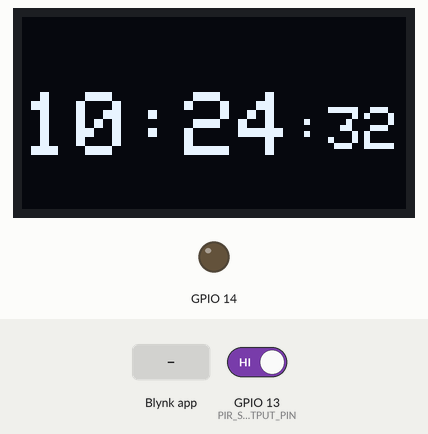
Bench run of a sketch on a simulated ESP32. Shown: 128×64 one-colour display, output pins drawn as LEDs (lit = HIGH). The test bench sets the inputs (shaded band); at power-on: GPIO 13 (PIR_SENSOR_OUTPUT_PIN) HIGH. WiFi joins after 1.5 s; servers stay silent unless stated; the local clock reads 2024-03-15 10:24:30 at power-on unless the sketch sets it; what the sketch prints to the serial monitor is not drawn.

Above: at 3.5 s.
3.6 s: Blynk app writes 1 to V0
At 5.9 s:
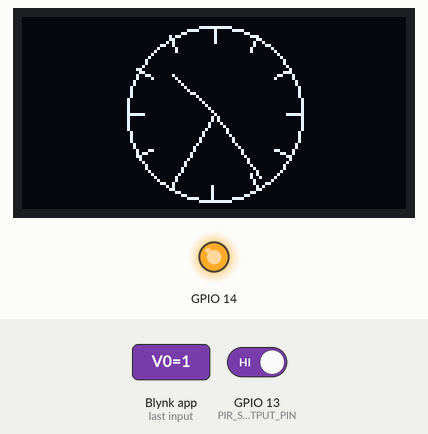
10.9 s: GPIO 13 (PIR_SENSOR_OUTPUT_PIN) driven LOW
16.9 s: Blynk app writes 0 to V0
At 18.6 s:
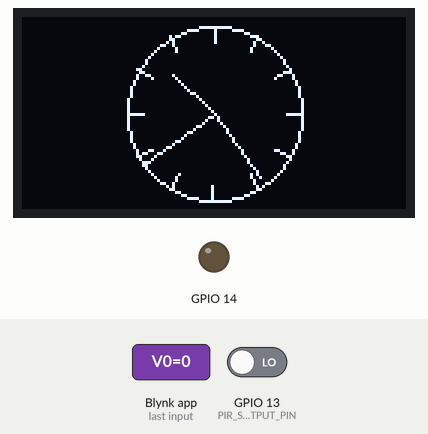
20.7 s: GPIO 13 (PIR_SENSOR_OUTPUT_PIN) driven HIGH
At 22.9 s:
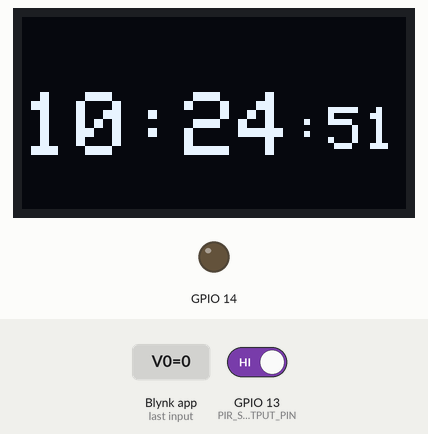
Timing chart, 0 to 24.4 s (numbered marks = the images above; inputs shaded):
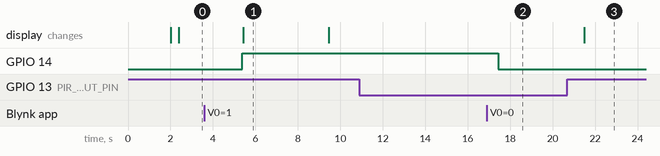

The sketch:

IOTproject.ino
```cpp
// (licence header left out)
/* Fill in information from your Blynk Template here */
/* Read more: https://bit.ly/BlynkInject */
//#define BLYNK_TEMPLATE_ID           "TMPxxxxxx"
//#define BLYNK_TEMPLATE_NAME         "Device"
#define BLYNK_TEMPLATE_ID "TMPL5Lem6opHn"
#define BLYNK_TEMPLATE_NAME "Device"

#define BLYNK_FIRMWARE_VERSION "0.1.0"

#define BLYNK_PRINT Serial
//#define BLYNK_DEBUG

#define APP_DEBUG

// Uncomment your board, or configure a custom board in Settings.h
//#define USE_ESP32_DEV_MODULE
//#define USE_ESP32C3_DEV_MODULE
//#define USE_ESP32S2_DEV_KIT
//#define USE_WROVER_BOARD
//#define USE_TTGO_T7
//#define USE_TTGO_T_OI

#include "BlynkEdgent.h"

//Libraries for the watch and sensor
#include <SPI.h>
#include <Wire.h>
#include <Adafruit_GFX.h>
#include <Adafruit_SSD1306.h>

#include <Arduino.h>
#ifdef ESP32
#include <WiFi.h>
#else
#include <ESP8266WiFi.h>
#endif
#include <time.h>

//Screen settings
#define SCREEN_WIDTH 128
#define SCREEN_HEIGHT 64

#define OLED_MOSI 23
#define OLED_CLK 18
#define OLED_DC 16
#define OLED_CS 5
#define OLED_RESET 17

//Connection for screen
Adafruit_SSD1306 display(SCREEN_WIDTH, SCREEN_HEIGHT,
                         OLED_MOSI, OLED_CLK, OLED_DC, OLED_RESET, OLED_CS);

//Wi-Fi Credentials

const char* ssid = "NOWF96GS";
const char* password = "9HUE55KGxxmr";

int GMTOffset = 0;       //Replace with your GMT Offset in seconds
int daylightOffset = 0;  //Replace with your daylight savings offset in

const unsigned char electronicshub_logo[] PROGMEM = {
  0x00, 0x00, 0x00, 0x00, 0x00, 0x00, 0x00, 0x00, 0x00, 0x00, 0x00, 0x00, 0x00, 0x00, 0x00, 0x00,
  0x00, 0x00, 0x00, 0x00, 0x00, 0x00, 0x00, 0x00, 0x00, 0x00, 0x00, 0x00, 0x00, 0x00, 0x00, 0x00,
  0x00, 0x00, 0x00, 0x00, 0x00, 0x00, 0x00, 0x00, 0x00, 0x00, 0x00, 0x00, 0x00, 0x00, 0x00, 0x00,
  0x00, 0x00, 0x00, 0x00, 0x00, 0x00, 0x00, 0x00, 0x00, 0x00, 0x00, 0x00, 0x00, 0x00, 0x00, 0x00,
  0x00, 0x00, 0x00, 0x00, 0x00, 0x00, 0x00, 0x00, 0x00, 0x00, 0x00, 0x00, 0x00, 0x00, 0x00, 0x00,
  0x00, 0x00, 0x00, 0x00, 0x00, 0x00, 0x00, 0x00, 0x00, 0x00, 0x00, 0x00, 0x00, 0x00, 0x00, 0x00,
  0x00, 0x00, 0x00, 0x00, 0x00, 0x00, 0x00, 0x00, 0x00, 0x00, 0x00, 0x00, 0x00, 0x00, 0x00, 0x00,
  0x00, 0x00, 0x00, 0x00, 0x00, 0x00, 0x00, 0x00, 0x00, 0x00, 0x00, 0x00, 0x00, 0x00, 0x00, 0x00,
  0x00, 0x00, 0x00, 0x00, 0x00, 0x00, 0x00, 0x00, 0x00, 0x00, 0x00, 0x00, 0x00, 0x00, 0x00, 0x00,
  0x00, 0x00, 0x00, 0x00, 0x00, 0x00, 0x00, 0x00, 0x00, 0x00, 0x00, 0x00, 0x00, 0x00, 0x00, 0x00,
  0x00, 0x00, 0x00, 0x00, 0x00, 0x00, 0x00, 0x00, 0x00, 0x00, 0x00, 0x00, 0x00, 0x00, 0x00, 0x00,
  0x00, 0x00, 0x00, 0x00, 0x00, 0x00, 0x00, 0x00, 0x00, 0x00, 0x00, 0x00, 0x00, 0x00, 0x00, 0x00,
  0x00, 0x00, 0x00, 0x00, 0x00, 0x00, 0x00, 0x00, 0x00, 0x00, 0x00, 0x00, 0x00, 0x00, 0x00, 0x00,
  0x00, 0x00, 0x00, 0x00, 0x00, 0x00, 0x00, 0x00, 0x00, 0x00, 0x00, 0x0f, 0xff, 0xff, 0xff, 0x80,
  0x00, 0x00, 0x00, 0x00, 0x00, 0x00, 0x00, 0x00, 0x00, 0x00, 0x00, 0x0f, 0xff, 0xff, 0xff, 0x80,
  0x00, 0x00, 0x00, 0x00, 0x00, 0x00, 0x00, 0x00, 0x00, 0x00, 0x00, 0x0f, 0xff, 0xff, 0xff, 0x80,
  0x00, 0x00, 0x00, 0x00, 0x00, 0x00, 0x00, 0x00, 0x00, 0x00, 0x00, 0x0f, 0xff, 0xff, 0xff, 0x80,
  0x00, 0x00, 0x00, 0x00, 0x00, 0x00, 0x00, 0x00, 0x00, 0x00, 0x00, 0x0f, 0xff, 0xff, 0xff, 0x80,
  0x00, 0x00, 0x00, 0x00, 0x00, 0x00, 0x00, 0x00, 0x00, 0x00, 0x00, 0x0f, 0xff, 0xff, 0xff, 0x80,
  0x03, 0xe0, 0x07, 0xc3, 0x87, 0xcf, 0x03, 0x02, 0x11, 0x07, 0x04, 0x0f, 0xbd, 0xbd, 0xc7, 0x80,
  0x03, 0xe4, 0x07, 0xc3, 0xc7, 0xcf, 0x07, 0x82, 0x11, 0x07, 0x8e, 0x0f, 0xbd, 0xbd, 0xc7, 0x80,
  0x02, 0x04, 0x04, 0x06, 0xc1, 0x01, 0x84, 0xc2, 0x11, 0x0d, 0x8a, 0x0f, 0xbd, 0xbd, 0xf3, 0x80,
  0x02, 0x04, 0x04, 0x04, 0x61, 0x00, 0x88, 0x42, 0x11, 0x08, 0x8a, 0x0f, 0xbd, 0xbd, 0xfb, 0x80,
  0x02, 0x04, 0x04, 0x0c, 0x21, 0x00, 0x88, 0x43, 0x11, 0x10, 0x08, 0x0f, 0xbd, 0xbd, 0xfb, 0x80,
  0x02, 0x04, 0x04, 0x08, 0x01, 0x00, 0x88, 0x23, 0x11, 0x10, 0x08, 0x0f, 0xbd, 0xbd, 0xfb, 0x80,
  0x02, 0x04, 0x04, 0x08, 0x01, 0x00, 0x88, 0x23, 0x11, 0x10, 0x08, 0x0f, 0xbd, 0xbd, 0xfb, 0x80,
  0x02, 0x04, 0x04, 0x08, 0x01, 0x00, 0x90, 0x23, 0x11, 0x10, 0x08, 0x0f, 0xbd, 0xbd, 0xfb, 0x80,
  0x02, 0x04, 0x04, 0x08, 0x01, 0x00, 0x90, 0x22, 0x91, 0x10, 0x08, 0x0f, 0xbd, 0xbd, 0xf7, 0x80,
  0x02, 0x04, 0x04, 0x08, 0x01, 0x00, 0x90, 0x22, 0x91, 0x10, 0x0e, 0x0f, 0xbd, 0xbd, 0xc7, 0x80,
  0x03, 0x84, 0x07, 0x08, 0x01, 0x00, 0x90, 0x22, 0x91, 0x10, 0x06, 0x0f, 0x81, 0xbd, 0xc7, 0x80,
  0x03, 0x84, 0x07, 0x08, 0x01, 0x07, 0x90, 0x22, 0xd1, 0x10, 0x03, 0x0f, 0x81, 0xbd, 0xf7, 0x80,
  0x02, 0x04, 0x04, 0x08, 0x01, 0x07, 0x10, 0x22, 0x51, 0x10, 0x01, 0x0f, 0xbd, 0xbd, 0xfb, 0x80,
  0x02, 0x04, 0x04, 0x08, 0x01, 0x06, 0x10, 0x22, 0x51, 0x10, 0x01, 0x0f, 0xbd, 0xbd, 0xfb, 0x80,
  0x02, 0x04, 0x04, 0x08, 0x01, 0x02, 0x10, 0x22, 0x51, 0x10, 0x01, 0x0f, 0xbd, 0xbd, 0xfb, 0x80,
  0x02, 0x04, 0x04, 0x08, 0x01, 0x02, 0x08, 0x22, 0x31, 0x10, 0x01, 0x0f, 0xbd, 0xbd, 0xfb, 0x80,
  0x02, 0x04, 0x04, 0x08, 0x01, 0x01, 0x08, 0x22, 0x31, 0x10, 0x01, 0x0f, 0xbd, 0xbd, 0xfb, 0x80,
  0x02, 0x04, 0x04, 0x0c, 0x21, 0x01, 0x08, 0x42, 0x31, 0x10, 0x01, 0x0f, 0xbd, 0xdb, 0xfb, 0x80,
  0x02, 0x04, 0x04, 0x04, 0x61, 0x01, 0x88, 0x42, 0x31, 0x08, 0x99, 0x0f, 0xbd, 0xdb, 0xf3, 0x80,
  0x02, 0x04, 0x04, 0x06, 0xc1, 0x00, 0x84, 0xc2, 0x11, 0x0d, 0x8b, 0x0f, 0xbd, 0xc3, 0xc7, 0x80,
  0x03, 0xe7, 0xc7, 0xc3, 0xc1, 0x00, 0x87, 0x82, 0x11, 0x07, 0x8e, 0x0f, 0xbd, 0xe7, 0xc7, 0x80,
  0x03, 0xe7, 0xc7, 0xc3, 0x81, 0x00, 0x83, 0x02, 0x11, 0x07, 0x06, 0x0f, 0xff, 0xff, 0xff, 0x80,
  0x00, 0x00, 0x00, 0x00, 0x00, 0x00, 0x00, 0x00, 0x00, 0x00, 0x00, 0x0f, 0xff, 0xff, 0xff, 0x80,
  0x00, 0x00, 0x00, 0x00, 0x00, 0x00, 0x00, 0x00, 0x00, 0x00, 0x00, 0x0f, 0xff, 0xff, 0xff, 0x80,
  0x00, 0x00, 0x00, 0x00, 0x00, 0x00, 0x00, 0x00, 0x00, 0x00, 0x00, 0x0f, 0xff, 0xff, 0xff, 0x80,
  0x00, 0x00, 0x00, 0x00, 0x00, 0x00, 0x00, 0x00, 0x00, 0x00, 0x00, 0x0f, 0xff, 0xff, 0xff, 0x80,
  0x00, 0x00, 0x00, 0x00, 0x00, 0x00, 0x00, 0x00, 0x00, 0x00, 0x00, 0x0f, 0xff, 0xff, 0xff, 0x80,
  0x07, 0xff, 0xff, 0xff, 0xff, 0xff, 0xff, 0xff, 0xff, 0xff, 0xff, 0xff, 0xff, 0xff, 0xff, 0x80,
  0x07, 0xff, 0xff, 0xff, 0xff, 0xff, 0xff, 0xff, 0xff, 0xff, 0xff, 0xff, 0xff, 0xff, 0xff, 0x80,
  0x00, 0x02, 0x00, 0x00, 0x00, 0x00, 0x00, 0x00, 0x00, 0x00, 0x00, 0x00, 0x00, 0x00, 0x00, 0x00,
  0x00, 0x02, 0x00, 0x00, 0x00, 0x00, 0x00, 0x00, 0x00, 0x00, 0x00, 0x00, 0x00, 0x00, 0x00, 0x00,
  0x00, 0x02, 0x00, 0x00, 0x00, 0x00, 0x00, 0x00, 0x00, 0x00, 0x00, 0x00, 0x00, 0x00, 0x00, 0x00,
  0x00, 0x02, 0x00, 0x00, 0x00, 0x00, 0x00, 0x00, 0x00, 0x00, 0x00, 0x00, 0x00, 0x00, 0x00, 0x00,
  0x00, 0x04, 0x00, 0x00, 0x00, 0x00, 0x00, 0x00, 0x00, 0x00, 0x00, 0x00, 0x00, 0x00, 0x00, 0x00,
  0x00, 0x04, 0x00, 0x00, 0x00, 0x00, 0x00, 0x00, 0x00, 0x00, 0x00, 0x00, 0x00, 0x00, 0x00, 0x00,
  0x00, 0x04, 0x00, 0x00, 0x00, 0x00, 0x00, 0x00, 0x00, 0x00, 0x00, 0x00, 0x00, 0x00, 0x00, 0x00,
  0x00, 0x08, 0x00, 0x00, 0x00, 0x00, 0x00, 0x00, 0x00, 0x00, 0x00, 0x00, 0x00, 0x00, 0x00, 0x00,
  0x07, 0xf0, 0x00, 0x00, 0x00, 0x00, 0x00, 0x00, 0x00, 0x00, 0x00, 0x00, 0x00, 0x00, 0x00, 0x00,
  0x00, 0x00, 0x00, 0x00, 0x00, 0x00, 0x00, 0x00, 0x00, 0x00, 0x00, 0x00, 0x00, 0x00, 0x00, 0x00,
  0x00, 0x00, 0x00, 0x00, 0x00, 0x00, 0x00, 0x00, 0x00, 0x00, 0x00, 0x00, 0x00, 0x00, 0x00, 0x00,
  0x00, 0x00, 0x00, 0x00, 0x00, 0x00, 0x00, 0x00, 0x00, 0x00, 0x00, 0x00, 0x00, 0x00, 0x00, 0x00,
  0x00, 0x00, 0x00, 0x00, 0x00, 0x00, 0x00, 0x00, 0x00, 0x00, 0x00, 0x00, 0x00, 0x00, 0x00, 0x00,
  0x00, 0x00, 0x00, 0x00, 0x00, 0x00, 0x00, 0x00, 0x00, 0x00, 0x00, 0x00, 0x00, 0x00, 0x00, 0x00,
  0x00, 0x00, 0x00, 0x00, 0x00, 0x00, 0x00, 0x00, 0x00, 0x00, 0x00, 0x00, 0x00, 0x00, 0x00, 0x00,
  0x00, 0x00, 0x00, 0x00, 0x00, 0x00, 0x00, 0x00, 0x00, 0x00, 0x00, 0x00, 0x00, 0x00, 0x00, 0x00
};


//Seonsor varibales
const int PIR_SENSOR_OUTPUT_PIN = 13; /* PIR sensor O/P pin */
int warm_up;


//filter window size
const int filterWindow = 10;
float filterBuffer[filterWindow]{ 0 };

unsigned long seconds;
unsigned long minutes;
unsigned long hours;


//New Timer
bool TimerStarted = false;
unsigned long startTime = 0;
unsigned long durationTime = 0;


//To read pin from Blynk. Set virtual pin
BLYNK_WRITE(V0) {
  int pinValue = param.asInt();
  //Sending data to pin 14 of the esp32 board
  digitalWrite(14, pinValue);
}

void setup() {
  //Blynk code
  pinMode(PIR_SENSOR_OUTPUT_PIN, INPUT);
  Serial.begin(115200); /* Define baud rate for serial communication */
  Serial.println("Waiting For Power On Warm Up");
  Serial.println("Ready!");

  //Connect to Wifi
  WiFi.begin(ssid, password);
  while (WiFi.status() != WL_CONNECTED) {
    delay(1000);
    Serial.println("Connecting...");
  }

  Serial.println("Connected to Wi-Fi!");

  if (!display.begin(SSD1306_SWITCHCAPVCC)) {
    Serial.println(F("SSD1306 allocation failed"));
    for (;;)
      ;
  }

  //clear led screen
  display.clearDisplay();
  display.display();

  configTime(GMTOffset, daylightOffset, "pool.ntp.org", "time.nist.gov");

  //Blybk output pin
  pinMode(14, OUTPUT);

  BlynkEdgent.begin();
}

void loop() {
  BlynkEdgent.run();

  // Check the state of pin 14 and print to the terminal
  int pinState = digitalRead(14);
  if (pinState == HIGH) {
    Serial.println("Pin 14 is HIGH");
  } else {
    Serial.println("Pin 14 is LOW");
  }


  int sensor_output;
  sensor_output = digitalRead(PIR_SENSOR_OUTPUT_PIN);

  //Update buffer filterBuffer
  filterBuffer[filterWindow - 1] = sensor_output;
  Serial.println(sensor_output);
  Serial.println();
  for (int i = 0; i < filterWindow - 1; i++) {
    filterBuffer[i] = filterBuffer[i + 1];
  }

  //Calculating moving average
  float filteredOutput = 0;
  for (int i = 0; i < filterWindow; i++) {
    filteredOutput += filterBuffer[i];
  }
  filteredOutput /= filterWindow;

  // Print individual elements of filterBuffer
  for (int i = 0; i < filterWindow; i++) {
    Serial.print(filterBuffer[i]);
    Serial.print(" ");
  }
  Serial.println();  // Move to the next line after printing all elements

  //check if there has been human presence
  bool presence = false;
  for (int i = 0; i < filterWindow; i++) {
    if (filterBuffer[i] == 1) {
      presence = true;
    }
  }

  //if no human presence warm up sensor
  if (sensor_output == LOW) {
    if (warm_up == 1) {
      Serial.print("Warming Up\n\n");
      warm_up = 0;
      delay(2000);
    }

    Serial.print("No object in sight\n\n");
    if (filteredOutput < 0.2 && presence) {
      Serial.print(filteredOutput);
      Serial.print(" ");
      Serial.print("Detection Stopped\n\n");
      display.clearDisplay();
      display.display();

      //should reset timer
      startTime = 0;
      seconds = 0;
      minutes = 0;
      hours = 0;
      updateTimer();

    }
    delay(1000);

  } else {

    //New Timer
    Serial.print("Person detected\n\n");

    if(startTime == 0){
      startTime = millis();
    }

    durationTime = millis() - startTime;

    seconds = durationTime/1000;

    minutes = seconds / 60;

    hours = minutes / 60;

     //check that the values for seconds, minutes and hours are correct
    if(seconds >= 60){
      seconds %= 60; // Reset seconds to 0 and keep the remainder
    }
    if(minutes >= 60){
      minutes %= 60; // Reset minutes to 0 and keep the remainder
    }
    if(hours >= 24){
      hours = 0;
    }


    updateTimer();

    // Timer();

    if(pinState == HIGH){
      Analog();
      warm_up = 1;
      delay(1000);
    }else if(pinState == LOW){
      Digital();
      warm_up = 1;
      delay(1000);
      //method to start timer
    }

  }

  delay(1000);  // Add a delay to avoid continuous prints
}

void updateTimer()
{
  String timer = String(hours) + " : " + String(minutes) + " : " + String(seconds);
  Blynk.virtualWrite(V1, timer);
}

void NewTimer()
{

}

void Timer()
{
  seconds++;

  if (seconds >= 60) {
    seconds = 0;
    minutes++;

    if (minutes >= 60) {
      minutes = 0;
      hours++;

      if (hours >= 24) {
        hours = 0;
      }
    }
  }

  //Update timer on the application
  updateTimer();
}


void Analog() {
  time_t rawtime = time(nullptr);
  struct tm* timeinfo = localtime(&rawtime);
  display.clearDisplay();
  display.setTextSize(1);
  int circleX = SCREEN_WIDTH / 2;
  int circleY = SCREEN_HEIGHT / 2;
  int radius = 29;
  display.drawCircle(circleX, circleY, radius, SSD1306_WHITE);

  for (int i = 0; i < 360; i = i + 30) {
    float angle = i;
    angle = (angle / 57.29577951);
    int x1 = (64 + (sin(angle) * radius));
    int y1 = (32 - (cos(angle) * radius));
    int x2 = (64 + (sin(angle) * (radius - 5)));
    int y2 = (32 - (cos(angle) * (radius - 5)));
    display.drawLine(x1, y1, x2, y2, WHITE);
  }

  //draw second hand
  float angle = timeinfo->tm_sec * 6;
  angle = (angle / 57.29577951);
  int x2 = (64 + (sin(angle) * (radius)));
  int y2 = (32 - (cos(angle) * (radius)));
  display.drawLine(64, 32, x2, y2, WHITE);

  // draw minute hand
  angle = timeinfo->tm_min * 6;
  angle = (angle / 57.29577951);
  x2 = (64 + (sin(angle) * (radius - 3)));
  y2 = (32 - (cos(angle) * (radius - 3)));
  display.drawLine(64, 32, x2, y2, WHITE);

  // draw hour hand
  angle = timeinfo->tm_hour * 30 + int((timeinfo->tm_min / 12) * 6);
  angle = (angle / 57.29577951);
  x2 = (64 + (sin(angle) * (radius - 11)));
  y2 = (32 - (cos(angle) * (radius - 11)));
  display.drawLine(64, 32, x2, y2, WHITE);

  display.display();
  delay(2000);
}


void Digital() {
  time_t rawtime = time(nullptr);
  struct tm* timeinfo = localtime(&rawtime);

  Serial.print("Time: ");
  Serial.print(timeinfo->tm_hour);
  Serial.print(":");
  Serial.print(timeinfo->tm_min);
  Serial.print(":");
  Serial.println(timeinfo->tm_sec);

  display.clearDisplay();
  display.setTextSize(3);
  display.setTextColor(WHITE);
  display.setCursor(0, 25);
  display.print(timeinfo->tm_hour);
  display.print(":");
  if (timeinfo->tm_min < 10)
  display.print("0");
  display.print(timeinfo->tm_min);

  display.setTextSize(2);
  display.setCursor(90, 30);
  display.print(":");
  if (timeinfo->tm_sec < 10)
  display.print("0");
  display.print(timeinfo->tm_sec);
  display.display();

  delay(1000);
}
```

Measured:
- after the input at 3.6 s, GPIO 14: LOW → HIGH after 1.8 s; the display: changes after 1.8 s (image 1)
- after the input at 10.9 s, every drawn part: stays the same
- after the input at 16.9 s, GPIO 14: HIGH → LOW after 0.55 s
- after the input at 20.7 s, the display: changes after 0.78 s (image 3)
- what the display in image 1 shows lasts 4.0 s, from 5.4 s to 9.4 s
